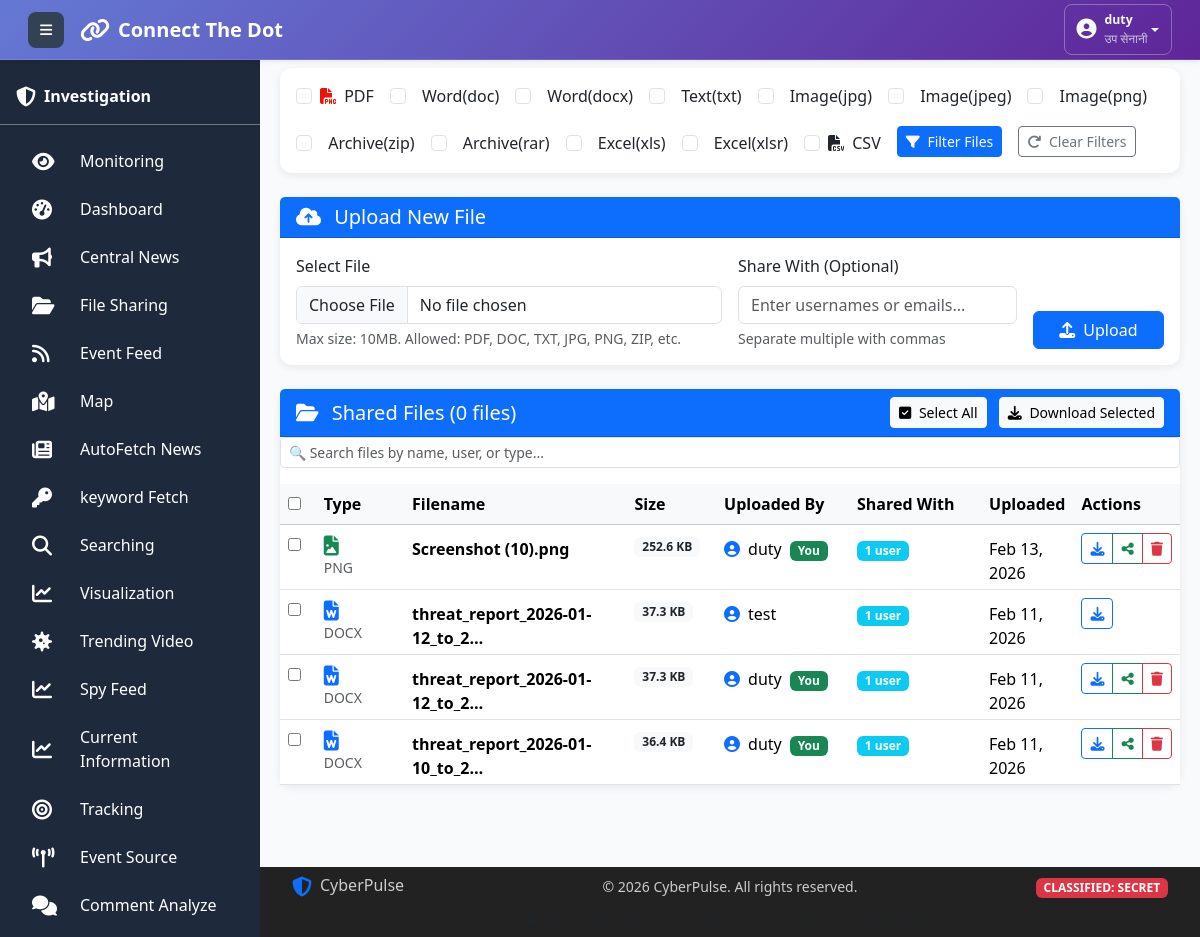
The page /files_sharing/ (signed in) on the database its author committed.
### collect/models.py (models this page shows, shortened)
class User(AbstractUser):
    ROLE_CHOICES = [
        ('User', 'User'),
        ('CyberUser', 'CyberUser'),
        ('Admin', 'Admin'),
        ('SuperAdmin', 'SuperAdmin'),
    ]
    name = models.CharField(max_length=15, blank=True, null=True)
    email = models.EmailField(unique=True)
    phone = models.CharField(max_length=15, blank=True, null=True)
    unit = models.CharField(max_length=100, blank=True, null=True)
    role = models.CharField(
        max_length=20,
        choices=ROLE_CHOICES,
        default='User',
        help_text="User's functional role in the system"
    )
    rank = models.CharField(max_length=50, blank=True, null=True)
    social_media = models.BooleanField(
        default=False,
        help_text="Access to social media features"
    )
    created_at = models.DateTimeField(
        auto_now_add=True,
        help_text="Date when user was created"
    )
    updated_at = models.DateTimeField(
        auto_now=True,
        help_text="Date when user was last updated"
    )
    is_void = models.BooleanField(
        default=False,
    )

class SharedFile(models.Model):
    name = models.CharField(max_length=255, verbose_name="Filename")
    file = models.FileField(upload_to='shared_files/%Y/%m/%d/', verbose_name="File")
    description = models.TextField(blank=True, verbose_name="Description")
    size = models.PositiveIntegerField(default=0, verbose_name="Size (bytes)")
    extension = models.CharField(max_length=10, blank=True, verbose_name="File Extension")
    uploaded_by = models.ForeignKey(User, on_delete=models.CASCADE,
                                    related_name='uploaded_files', verbose_name="Uploaded By")
    shared_with = models.ManyToManyField(User, related_name='shared_files',
                                         blank=True, verbose_name="Shared With")
    is_public = models.BooleanField(default=False, verbose_name="Public File")
    uploaded_at = models.DateTimeField(auto_now_add=True, verbose_name="Uploaded At")
    modified_at = models.DateTimeField(auto_now=True, verbose_name="Modified At")
    download_count = models.PositiveIntegerField(default=0, verbose_name="Download Count")
    class Meta:
        ordering = ['-uploaded_at']
        verbose_name = "Shared File"
        verbose_name_plural = "Shared Files"
    def get_file_size_display(self):
        if self.size < 1024:
            return f"{self.size} bytes"
        elif self.size < 1024 * 1024:
            return f"{self.size / 1024:.1f} KB"
        elif self.size < 1024 * 1024 * 1024:
            return f"{self.size / (1024 * 1024):.1f} MB"
        else:
            return f"{self.size / (1024 * 1024 * 1024):.1f} GB"

### collect/views.py (the view, shortened to what this page needs)
# urls.py: path('files_sharing/', views.sharing_files, name='sharing_files'),
@login_required
def sharing_files(request):
    if not check_access(request):
        return redirect('logout')  # Create this view
    file_types = [
        ('pdf', 'PDF'),
        ('doc', 'Word(doc)'),
        ('docx', 'Word(docx)'),
        ('txt', 'Text(txt)'),
        ('jpg', 'Image(jpg)'),
        ('jpeg', 'Image(jpeg)'),
        ('png', 'Image(png)'),
        ('zip', 'Archive(zip)'),
        ('rar', 'Archive(rar)'),
        ('xls', 'Excel(xls)'),
        ('xlsx', 'Excel(xlsr)'),
        ('csv', 'CSV'),
    ]
    selected_types = request.GET.getlist('file_type')
    files = SharedFile.objects.filter(
        Q(uploaded_by=request.user) | Q(shared_with=request.user)
    ).distinct().order_by('-uploaded_at')
    if selected_types:
        files = files.filter(extension__in=selected_types)
    context = {
        'files': files,
        'file_types': file_types,
        'selected_types': selected_types,
    }
    return render(request, 'sharing_files.html', context)

### templates/sharing_files.html (shortened to what this page needs)
{% extends "base.html" %}
{% load static %}
{% load humanize %}
{% block content %}
<div class="card border-0 mb-4">
  <div class="card-body">
    <form method="get" class="d-flex flex-wrap gap-3 align-items-end">
      {% for value, label in file_types %}
        <div class="form-check">
          <input
            class="form-check-input"
            type="checkbox"
            name="file_type"
            value="{{ value }}"
            id="type_{{ value }}"
          >
          <label class="form-check-label" for="type_{{ value }}">
            <i class="fas fa-file-{{ value|lower }} me-1"></i> {{ label }}
          </label>
        </div>
      {% endfor %}
      <button type="submit" class="btn btn-primary btn-sm">
        <i class="fas fa-filter me-1"></i> Filter Files
      </button>
      <a href="{% url 'sharing_files' %}" class="btn btn-outline-secondary btn-sm">
        <i class="fas fa-redo me-1"></i> Clear Filters
      </a>
    </form>
  </div>
</div>
<div class="card border-primary mb-4">
  <div class="card-header bg-primary text-white d-flex justify-content-between align-items-center">
    <h5 class="mb-0">
      <i class="fas fa-cloud-upload-alt me-2"></i>
      Upload New File
    </h5>
  </div>
  <div class="card-body">
    <form method="POST" enctype="multipart/form-data" class="row g-3">
      <div class="col-md-6">
        <label for="fileInput" class="form-label">Select File</label>
        <input class="form-control" type="file" id="fileInput" name="file" required>
        <div class="form-text">
          Max size: 10MB. Allowed: PDF, DOC, TXT, JPG, PNG, ZIP, etc.
        </div>
      </div>
      <div class="col-md-4">
        <label for="shareWith" class="form-label">Share With (Optional)</label>
        <input type="text" class="form-control" id="shareWith" name="share_with"
               placeholder="Enter usernames or emails...">
        <div class="form-text">Separate multiple with commas</div>
      </div>
      <div class="col-md-2 d-flex align-items-end">
        <button type="submit" class="btn btn-primary w-100">
          <i class="fas fa-upload me-1"></i> Upload
        </button>
      </div>
    </form>
  </div>
</div>
<div class="card border-0">
  <div class="card-header bg-primary text-white d-flex justify-content-between align-items-center">
    <h5 class="mb-0">
      <i class="fas fa-folder-open me-2"></i>
      Shared Files ({{ files.paginator.count|default:"0" }} files)
    </h5>
    <div>
      <button class="btn btn-sm btn-light" onclick="selectAllFiles()">
        <i class="fas fa-check-square me-1"></i> Select All
      </button>
      <button class="btn btn-sm btn-light ms-2" onclick="downloadSelected()">
        <i class="fas fa-download me-1"></i> Download Selected
      </button>
    </div>
  </div>
  <div class="card-body p-0">
    <div class="table-responsive">
      <table class="table table-hover mb-0" id="filesTable">
        <thead class="table-light">
          <tr>
            <th style="width: 4%;">
              <input type="checkbox" id="selectAll" onclick="toggleSelectAll()">
            </th>
            <th style="width: 10%;">Type</th>
            <th style="width: 25%;">Filename</th>
            <th style="width: 10%;">Size</th>
            <th style="width: 15%;">Uploaded By</th>
            <th style="width: 15%;">Shared With</th>
            <th style="width: 10%;">Uploaded</th>
            <th style="width: 11%;">Actions</th>
          </tr>
        </thead>
        <tbody>
          {% for file in files %}
          <tr>
            <td>
              <input type="checkbox" class="file-checkbox" value="{{ file.id }}">
            </td>
            <td>
              {% if file.extension == 'pdf' %}
                <i class="fas fa-file-pdf text-danger fa-lg"></i>
              {% elif file.extension == 'doc' or file.extension == 'docx' %}
                <i class="fas fa-file-word text-primary fa-lg"></i>
              {% elif file.extension == 'jpg' or file.extension == 'jpeg' or file.extension == 'png' %}
                <i class="fas fa-file-image text-success fa-lg"></i>
              {% elif file.extension == 'zip' or file.extension == 'rar' %}
                <i class="fas fa-file-archive text-warning fa-lg"></i>
              {% elif file.extension == 'txt' %}
                <i class="fas fa-file-alt text-secondary fa-lg"></i>
              {% else %}
                <i class="fas fa-file text-muted fa-lg"></i>
              {% endif %}
              <small class="text-muted d-block">{{ file.extension|upper }}</small>
            </td>
            <td>
              <div class="expandable-cell"
                   data-full="{{ file.name }}"
                   data-truncated="{{ file.name|truncatechars:30 }}">
                <strong>{{ file.name|truncatechars:30 }}</strong>
              </div>
            </td>
            <td>
              <span class="badge bg-light text-dark">
                {{ file.get_file_size_display }}
              </span>
            </td>
            <td>
              <div class="d-flex align-items-center">
                <i class="fas fa-user-circle me-2 text-primary"></i>
                <div class="expandable-cell"
                     data-full="{{ file.uploaded_by.username }} ({{ file.uploaded_by.email }})"
                     data-truncated="{{ file.uploaded_by.username|truncatechars:15 }}">
                  {{ file.uploaded_by.username|truncatechars:15 }}
                  {% if file.uploaded_by == request.user %}
                    <span class="badge bg-success ms-1">You</span>
                  {% endif %}
                </div>
              </div>
            </td>
            <td>
              {% if file.shared_with.all %}
                <div class="expandable-cell"
                     data-full="{% for user in file.shared_with.all %}{{ user.username }}{% if not forloop.last %}, {% endif %}{% endfor %}"
                     data-truncated="{{ file.shared_with.count }} user{{ file.shared_with.count|pluralize }}">
                  <span class="badge bg-info">
                    {{ file.shared_with.count }} user{{ file.shared_with.count|pluralize }}
                  </span>
                </div>
              {% else %}
                <span class="badge bg-secondary">Private</span>
              {% endif %}
            </td>
            <td>
              {% load tz %}
              {% timezone "Asia/Kathmandu" %}
                <div class="expandable-cell"
                     data-full="{{ file.uploaded_at|date:'Y-m-d H:i:s' }}"
                     data-truncated="{{ file.uploaded_at|date:'M d, Y' }}">
                  {{ file.uploaded_at|date:"M d, Y" }}
                </div>
              {% endtimezone %}
            </td>
            <td>
              <div class="btn-group btn-group-sm" role="group">
                <a href="{% url 'download_shared_file' file.id %}" class="btn btn-outline-primary" title="Download">
                  <i class="fas fa-download"></i>
                </a>
                {% if file.uploaded_by == request.user %}
                  <button type="button" class="btn btn-outline-success" onclick="shareFile('{{ file.id }}')" title="Share">
                    <i class="fas fa-share-alt"></i>
                  </button>
                  <button type="button" class="btn btn-outline-danger" onclick="deleteFile('{{ file.id }}')" title="Delete">
                    <i class="fas fa-trash"></i>
                  </button>
                {% endif %}
              </div>
            </td>
          </tr>
          {% endfor %}
        </tbody>
      </table>
    </div>
  </div>
</div>
{% endblock %}

### templates/base.html (shortened to what this page needs)
<!DOCTYPE html>
<html lang="en">
<head>
  <link href="../static/css/bootstrap.min.css" rel="stylesheet">
  <link href="../static/css/all.min.css" rel="stylesheet">
</head>
<body>
<nav class="main-navbar navbar navbar-expand navbar-dark bg-gradient-primary px-3 py-2 shadow-sm">
  <div class="container-fluid">
    <div class="d-flex align-items-center">
      <button class="sidebar-toggle btn btn-light btn-sm me-3" id="sidebarToggle">
        <i class="fas fa-bars"></i>
      </button>
      <a class="navbar-brand d-flex align-items-center fw-bold text-white text-decoration-none" href="{% url 'dashboard' %}">
        <i class="fas fa-link me-2 fs-4"></i>
        <span class="fs-5">Connect The Dot</span>
      </a>
    </div>
    <div class="navbar-nav ms-auto">
      <div class="nav-item dropdown">
        <button class="btn btn-outline-light btn-sm dropdown-toggle d-flex align-items-center"
                type="button"
                id="userDropdown"
                data-bs-toggle="dropdown"
                aria-expanded="false">
          <div class="d-flex align-items-center">
            <div class="me-2">
              <i class="fas fa-user-circle fs-5"></i>
            </div>
            <div class="d-none d-md-block text-start">
              <div class="fw-semibold small">{{ request.session.user_username }}</div>
              <div class="x-small opacity-75">{{ request.session.user_rank }}</div>
            </div>
          </div>
        </button>
      </div>
    </div>
  </div>
</nav>
  <aside class="main-sidebar" id="mainSidebar">
    <div class="p-3 pt-4 border-bottom border-secondary">
      <div class="d-flex align-items-center">
        <i class="fas fa-shield-alt fa-lg"></i>
        <span class="sidebar-text ms-2 fw-bold">Investigation</span>
      </div>
    </div>
    {% include 'sidebar_menu.html' %}
  </aside>
  <main class="main-content">
    {% block content %}{% endblock %}
  </main>
  <footer class="fixed-footer">
    <div class="container h-100 d-flex flex-column justify-content-center">
      <div class="row align-items-center">
        <div class="col-md-4 mb-2 mb-md-0">
          <div class="d-flex align-items-center">
            <i class="fas fa-shield-alt fa-lg me-2 text-primary"></i>
            <span class="h6 mb-0">CyberPulse</span>
          </div>
        </div>
        <div class="col-md-4 text-center mb-2 mb-md-0">
          <small>&copy; <span id="current-year"></span> CyberPulse. All rights reserved.</small>
        </div>
        <div class="col-md-4 text-md-end">
          <span class="badge bg-danger small">CLASSIFIED: SECRET</span>
        </div>
      </div>
      <div class="row mt-2">
        <div class="col-12 text-center">
          <small class="text-muted">
            <i class="fas fa-exclamation-triangle me-1"></i>
          </small>
        </div>
      </div>
    </div>
  </footer>
</body>
</html>

### rows shown on the page
User: session.user_username "duty", session.user_rank "उप सेनानी"
SharedFile: extension "PNG", name "Screenshot (10).png", file_size "252.6 KB", uploaded_by.username "duty", shows "You", shared_with.count "1", uploaded_at "Feb 13, 2026"
SharedFile: extension "DOCX", name "threat_report_2026-01-12_to_2…", file_size "37.3 KB", uploaded_by.username "test", shared_with.count "1", uploaded_at "Feb 11, 2026"
SharedFile: extension "DOCX", name "threat_report_2026-01-12_to_2…", file_size "37.3 KB", uploaded_by.username "duty", shows "You", shared_with.count "1", uploaded_at "Feb 11, 2026"
SharedFile: extension "DOCX", name "threat_report_2026-01-10_to_2…", file_size "36.4 KB", uploaded_by.username "duty", shows "You", shared_with.count "1", uploaded_at "Feb 11, 2026"

### other values the page prints
{{ label }} "PDF" "Word(doc)" "Word(docx)" "Text(txt)" "Image(jpg)" "Image(jpeg)" "Image(png)" "Archive(zip)" "Archive(rar)" "Excel(xls)" "Excel(xlsr)" "CSV"
{{ files.paginator.count|default:"0" }} "0"
